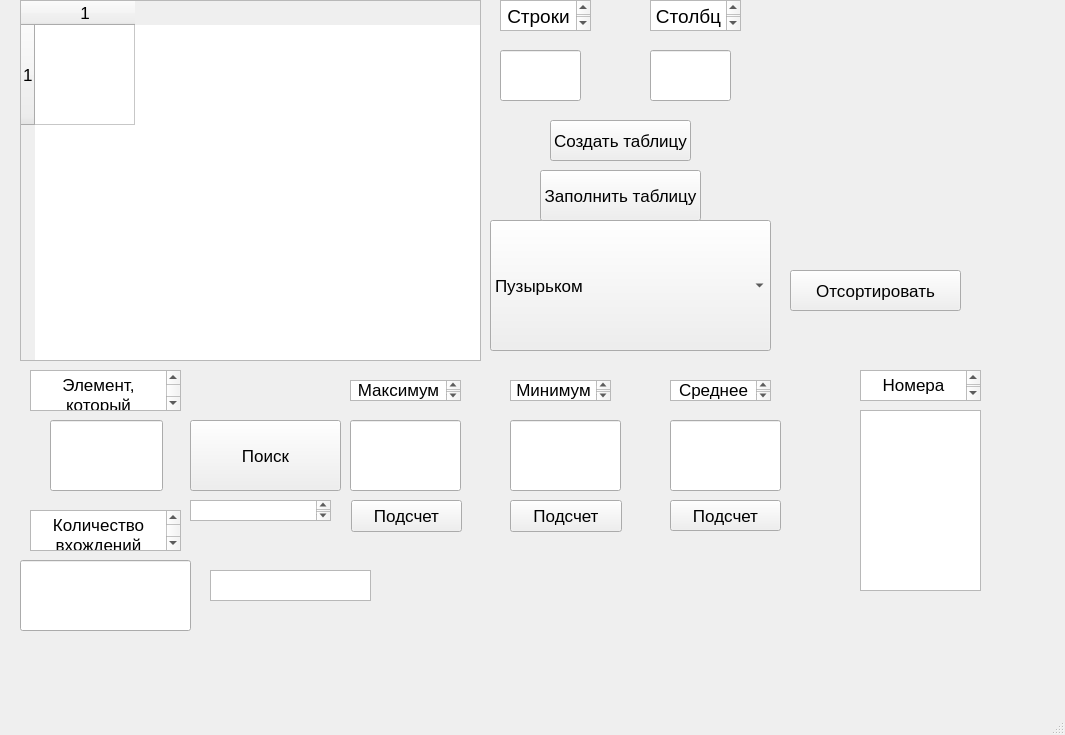
<?xml version="1.0" encoding="UTF-8"?>
<ui version="4.0">
 <class>MainWindow</class>
 <widget class="QMainWindow" name="MainWindow">
  <property name="geometry">
   <rect>
    <x>0</x>
    <y>0</y>
    <width>1065</width>
    <height>735</height>
   </rect>
  </property>
  <property name="font">
   <font>
    <pointsize>13</pointsize>
   </font>
  </property>
  <property name="windowTitle">
   <string>MainWindow</string>
  </property>
  <widget class="QWidget" name="centralwidget">
   <widget class="QLineEdit" name="count_element">
    <property name="geometry">
     <rect>
      <x>20</x>
      <y>560</y>
      <width>171</width>
      <height>71</height>
     </rect>
    </property>
    <property name="readOnly">
     <bool>true</bool>
    </property>
   </widget>
   <widget class="QLineEdit" name="count_row">
    <property name="geometry">
     <rect>
      <x>500</x>
      <y>50</y>
      <width>81</width>
      <height>51</height>
     </rect>
    </property>
   </widget>
   <widget class="QTextEdit" name="row">
    <property name="geometry">
     <rect>
      <x>500</x>
      <y>0</y>
      <width>91</width>
      <height>31</height>
     </rect>
    </property>
    <property name="readOnly">
     <bool>true</bool>
    </property>
    <property name="html">
     <string>&lt;!DOCTYPE HTML PUBLIC &quot;-//W3C//DTD HTML 4.0//EN&quot; &quot;http://www.w3.org/TR/REC-html40/strict.dtd&quot;&gt;
&lt;html&gt;&lt;head&gt;&lt;meta name=&quot;qrichtext&quot; content=&quot;1&quot; /&gt;&lt;style type=&quot;text/css&quot;&gt;
p, li { white-space: pre-wrap; }
&lt;/style&gt;&lt;/head&gt;&lt;body style=&quot; font-family:'.AppleSystemUIFont'; font-size:13pt; font-weight:400; font-style:normal;&quot;&gt;
&lt;p align=&quot;center&quot; style=&quot; margin-top:0px; margin-bottom:0px; margin-left:0px; margin-right:0px; -qt-block-indent:0; text-indent:0px;&quot;&gt;&lt;span style=&quot; font-size:14pt;&quot;&gt;Строки&lt;/span&gt;&lt;/p&gt;&lt;/body&gt;&lt;/html&gt;</string>
    </property>
   </widget>
   <widget class="QLineEdit" name="found_element">
    <property name="geometry">
     <rect>
      <x>50</x>
      <y>420</y>
      <width>113</width>
      <height>71</height>
     </rect>
    </property>
   </widget>
   <widget class="QLabel" name="label">
    <property name="geometry">
     <rect>
      <x>190</x>
      <y>550</y>
      <width>151</width>
      <height>91</height>
     </rect>
    </property>
    <property name="text">
     <string/>
    </property>
   </widget>
   <widget class="QTextEdit" name="maximum">
    <property name="geometry">
     <rect>
      <x>350</x>
      <y>380</y>
      <width>111</width>
      <height>21</height>
     </rect>
    </property>
    <property name="readOnly">
     <bool>true</bool>
    </property>
    <property name="html">
     <string>&lt;!DOCTYPE HTML PUBLIC &quot;-//W3C//DTD HTML 4.0//EN&quot; &quot;http://www.w3.org/TR/REC-html40/strict.dtd&quot;&gt;
&lt;html&gt;&lt;head&gt;&lt;meta name=&quot;qrichtext&quot; content=&quot;1&quot; /&gt;&lt;style type=&quot;text/css&quot;&gt;
p, li { white-space: pre-wrap; }
&lt;/style&gt;&lt;/head&gt;&lt;body style=&quot; font-family:'.AppleSystemUIFont'; font-size:13pt; font-weight:400; font-style:normal;&quot;&gt;
&lt;p align=&quot;center&quot; style=&quot; margin-top:0px; margin-bottom:0px; margin-left:0px; margin-right:0px; -qt-block-indent:0; text-indent:0px;&quot;&gt;Максимум&lt;/p&gt;&lt;/body&gt;&lt;/html&gt;</string>
    </property>
   </widget>
   <widget class="QPushButton" name="max">
    <property name="geometry">
     <rect>
      <x>351</x>
      <y>500</y>
      <width>111</width>
      <height>32</height>
     </rect>
    </property>
    <property name="text">
     <string>Подсчет</string>
    </property>
   </widget>
   <widget class="QPushButton" name="sortirovka">
    <property name="geometry">
     <rect>
      <x>790</x>
      <y>270</y>
      <width>171</width>
      <height>41</height>
     </rect>
    </property>
    <property name="text">
     <string>Отсортировать</string>
    </property>
   </widget>
   <widget class="QTextEdit" name="count">
    <property name="geometry">
     <rect>
      <x>30</x>
      <y>510</y>
      <width>151</width>
      <height>41</height>
     </rect>
    </property>
    <property name="readOnly">
     <bool>true</bool>
    </property>
    <property name="html">
     <string>&lt;!DOCTYPE HTML PUBLIC &quot;-//W3C//DTD HTML 4.0//EN&quot; &quot;http://www.w3.org/TR/REC-html40/strict.dtd&quot;&gt;
&lt;html&gt;&lt;head&gt;&lt;meta name=&quot;qrichtext&quot; content=&quot;1&quot; /&gt;&lt;style type=&quot;text/css&quot;&gt;
p, li { white-space: pre-wrap; }
&lt;/style&gt;&lt;/head&gt;&lt;body style=&quot; font-family:'.AppleSystemUIFont'; font-size:13pt; font-weight:400; font-style:normal;&quot;&gt;
&lt;p align=&quot;center&quot; style=&quot; margin-top:0px; margin-bottom:0px; margin-left:0px; margin-right:0px; -qt-block-indent:0; text-indent:0px;&quot;&gt;Количество вхождений&lt;/p&gt;&lt;/body&gt;&lt;/html&gt;</string>
    </property>
   </widget>
   <widget class="QTextEdit" name="column">
    <property name="geometry">
     <rect>
      <x>650</x>
      <y>0</y>
      <width>91</width>
      <height>31</height>
     </rect>
    </property>
    <property name="readOnly">
     <bool>true</bool>
    </property>
    <property name="html">
     <string>&lt;!DOCTYPE HTML PUBLIC &quot;-//W3C//DTD HTML 4.0//EN&quot; &quot;http://www.w3.org/TR/REC-html40/strict.dtd&quot;&gt;
&lt;html&gt;&lt;head&gt;&lt;meta name=&quot;qrichtext&quot; content=&quot;1&quot; /&gt;&lt;style type=&quot;text/css&quot;&gt;
p, li { white-space: pre-wrap; }
&lt;/style&gt;&lt;/head&gt;&lt;body style=&quot; font-family:'.AppleSystemUIFont'; font-size:13pt; font-weight:400; font-style:normal;&quot;&gt;
&lt;p align=&quot;center&quot; style=&quot; margin-top:0px; margin-bottom:0px; margin-left:0px; margin-right:0px; -qt-block-indent:0; text-indent:0px;&quot;&gt;&lt;span style=&quot; font-size:14pt;&quot;&gt;Столбцы&lt;/span&gt;&lt;/p&gt;&lt;/body&gt;&lt;/html&gt;</string>
    </property>
   </widget>
   <widget class="QLineEdit" name="count_column">
    <property name="geometry">
     <rect>
      <x>650</x>
      <y>50</y>
      <width>81</width>
      <height>51</height>
     </rect>
    </property>
   </widget>
   <widget class="QPushButton" name="sredn">
    <property name="geometry">
     <rect>
      <x>670</x>
      <y>500</y>
      <width>111</width>
      <height>31</height>
     </rect>
    </property>
    <property name="text">
     <string>Подсчет</string>
    </property>
   </widget>
   <widget class="QComboBox" name="comboBox">
    <property name="geometry">
     <rect>
      <x>490</x>
      <y>220</y>
      <width>281</width>
      <height>131</height>
     </rect>
    </property>
    <item>
     <property name="text">
      <string>Пузырьком</string>
     </property>
    </item>
    <item>
     <property name="text">
      <string>Гномья</string>
     </property>
    </item>
    <item>
     <property name="text">
      <string>Расческа</string>
     </property>
    </item>
    <item>
     <property name="text">
      <string>Обезьянья</string>
     </property>
    </item>
    <item>
     <property name="text">
      <string>Быстрая</string>
     </property>
    </item>
   </widget>
   <widget class="QTextEdit" name="number">
    <property name="geometry">
     <rect>
      <x>860</x>
      <y>370</y>
      <width>121</width>
      <height>31</height>
     </rect>
    </property>
    <property name="readOnly">
     <bool>true</bool>
    </property>
    <property name="html">
     <string>&lt;!DOCTYPE HTML PUBLIC &quot;-//W3C//DTD HTML 4.0//EN&quot; &quot;http://www.w3.org/TR/REC-html40/strict.dtd&quot;&gt;
&lt;html&gt;&lt;head&gt;&lt;meta name=&quot;qrichtext&quot; content=&quot;1&quot; /&gt;&lt;style type=&quot;text/css&quot;&gt;
p, li { white-space: pre-wrap; }
&lt;/style&gt;&lt;/head&gt;&lt;body style=&quot; font-family:'.AppleSystemUIFont'; font-size:13pt; font-weight:400; font-style:normal;&quot;&gt;
&lt;p align=&quot;center&quot; style=&quot; margin-top:0px; margin-bottom:0px; margin-left:0px; margin-right:0px; -qt-block-indent:0; text-indent:0px;&quot;&gt;Номера ячеек&lt;/p&gt;&lt;/body&gt;&lt;/html&gt;</string>
    </property>
   </widget>
   <widget class="QTextEdit" name="type_search">
    <property name="geometry">
     <rect>
      <x>190</x>
      <y>500</y>
      <width>141</width>
      <height>21</height>
     </rect>
    </property>
    <property name="readOnly">
     <bool>true</bool>
    </property>
   </widget>
   <widget class="QTextEdit" name="srednee">
    <property name="geometry">
     <rect>
      <x>670</x>
      <y>380</y>
      <width>101</width>
      <height>21</height>
     </rect>
    </property>
    <property name="readOnly">
     <bool>true</bool>
    </property>
    <property name="html">
     <string>&lt;!DOCTYPE HTML PUBLIC &quot;-//W3C//DTD HTML 4.0//EN&quot; &quot;http://www.w3.org/TR/REC-html40/strict.dtd&quot;&gt;
&lt;html&gt;&lt;head&gt;&lt;meta name=&quot;qrichtext&quot; content=&quot;1&quot; /&gt;&lt;style type=&quot;text/css&quot;&gt;
p, li { white-space: pre-wrap; }
&lt;/style&gt;&lt;/head&gt;&lt;body style=&quot; font-family:'.AppleSystemUIFont'; font-size:13pt; font-weight:400; font-style:normal;&quot;&gt;
&lt;p align=&quot;center&quot; style=&quot; margin-top:0px; margin-bottom:0px; margin-left:0px; margin-right:0px; -qt-block-indent:0; text-indent:0px;&quot;&gt;Среднее&lt;/p&gt;&lt;/body&gt;&lt;/html&gt;</string>
    </property>
   </widget>
   <widget class="QPushButton" name="min">
    <property name="geometry">
     <rect>
      <x>510</x>
      <y>500</y>
      <width>112</width>
      <height>32</height>
     </rect>
    </property>
    <property name="text">
     <string>Подсчет</string>
    </property>
   </widget>
   <widget class="QPushButton" name="createtable">
    <property name="geometry">
     <rect>
      <x>550</x>
      <y>120</y>
      <width>141</width>
      <height>41</height>
     </rect>
    </property>
    <property name="text">
     <string>Создать таблицу</string>
    </property>
   </widget>
   <widget class="QLineEdit" name="min1">
    <property name="geometry">
     <rect>
      <x>510</x>
      <y>420</y>
      <width>111</width>
      <height>71</height>
     </rect>
    </property>
    <property name="readOnly">
     <bool>true</bool>
    </property>
   </widget>
   <widget class="QPushButton" name="zapolnenie">
    <property name="geometry">
     <rect>
      <x>540</x>
      <y>170</y>
      <width>161</width>
      <height>51</height>
     </rect>
    </property>
    <property name="text">
     <string>Заполнить таблицу</string>
    </property>
   </widget>
   <widget class="QLineEdit" name="max1">
    <property name="geometry">
     <rect>
      <x>350</x>
      <y>420</y>
      <width>111</width>
      <height>71</height>
     </rect>
    </property>
    <property name="readOnly">
     <bool>true</bool>
    </property>
   </widget>
   <widget class="QPushButton" name="search">
    <property name="geometry">
     <rect>
      <x>190</x>
      <y>420</y>
      <width>151</width>
      <height>71</height>
     </rect>
    </property>
    <property name="text">
     <string>Поиск</string>
    </property>
   </widget>
   <widget class="QLineEdit" name="middle">
    <property name="geometry">
     <rect>
      <x>670</x>
      <y>420</y>
      <width>111</width>
      <height>71</height>
     </rect>
    </property>
    <property name="font">
     <font>
      <pointsize>13</pointsize>
     </font>
    </property>
    <property name="readOnly">
     <bool>true</bool>
    </property>
   </widget>
   <widget class="QTextEdit" name="minimum">
    <property name="geometry">
     <rect>
      <x>510</x>
      <y>380</y>
      <width>101</width>
      <height>21</height>
     </rect>
    </property>
    <property name="readOnly">
     <bool>true</bool>
    </property>
    <property name="html">
     <string>&lt;!DOCTYPE HTML PUBLIC &quot;-//W3C//DTD HTML 4.0//EN&quot; &quot;http://www.w3.org/TR/REC-html40/strict.dtd&quot;&gt;
&lt;html&gt;&lt;head&gt;&lt;meta name=&quot;qrichtext&quot; content=&quot;1&quot; /&gt;&lt;style type=&quot;text/css&quot;&gt;
p, li { white-space: pre-wrap; }
&lt;/style&gt;&lt;/head&gt;&lt;body style=&quot; font-family:'.AppleSystemUIFont'; font-size:13pt; font-weight:400; font-style:normal;&quot;&gt;
&lt;p align=&quot;center&quot; style=&quot; margin-top:0px; margin-bottom:0px; margin-left:0px; margin-right:0px; -qt-block-indent:0; text-indent:0px;&quot;&gt;Минимум&lt;/p&gt;&lt;/body&gt;&lt;/html&gt;</string>
    </property>
   </widget>
   <widget class="QTextEdit" name="found">
    <property name="geometry">
     <rect>
      <x>30</x>
      <y>370</y>
      <width>151</width>
      <height>41</height>
     </rect>
    </property>
    <property name="readOnly">
     <bool>true</bool>
    </property>
    <property name="html">
     <string>&lt;!DOCTYPE HTML PUBLIC &quot;-//W3C//DTD HTML 4.0//EN&quot; &quot;http://www.w3.org/TR/REC-html40/strict.dtd&quot;&gt;
&lt;html&gt;&lt;head&gt;&lt;meta name=&quot;qrichtext&quot; content=&quot;1&quot; /&gt;&lt;style type=&quot;text/css&quot;&gt;
p, li { white-space: pre-wrap; }
&lt;/style&gt;&lt;/head&gt;&lt;body style=&quot; font-family:'.AppleSystemUIFont'; font-size:13pt; font-weight:400; font-style:normal;&quot;&gt;
&lt;p align=&quot;center&quot; style=&quot; margin-top:0px; margin-bottom:0px; margin-left:0px; margin-right:0px; -qt-block-indent:0; text-indent:0px;&quot;&gt;Элемент, который ищется&lt;/p&gt;&lt;/body&gt;&lt;/html&gt;</string>
    </property>
   </widget>
   <widget class="QTableWidget" name="tableWidget">
    <property name="geometry">
     <rect>
      <x>20</x>
      <y>0</y>
      <width>461</width>
      <height>361</height>
     </rect>
    </property>
    <attribute name="horizontalHeaderMinimumSectionSize">
     <number>19</number>
    </attribute>
    <attribute name="horizontalHeaderDefaultSectionSize">
     <number>100</number>
    </attribute>
    <attribute name="verticalHeaderDefaultSectionSize">
     <number>100</number>
    </attribute>
    <row>
     <property name="text">
      <string>1</string>
     </property>
    </row>
    <column>
     <property name="text">
      <string>1</string>
     </property>
    </column>
   </widget>
   <widget class="QListWidget" name="listWidget">
    <property name="geometry">
     <rect>
      <x>860</x>
      <y>410</y>
      <width>121</width>
      <height>181</height>
     </rect>
    </property>
    <property name="font">
     <font>
      <pointsize>25</pointsize>
     </font>
    </property>
   </widget>
   <widget class="QTextEdit" name="error">
    <property name="geometry">
     <rect>
      <x>210</x>
      <y>570</y>
      <width>161</width>
      <height>31</height>
     </rect>
    </property>
    <property name="readOnly">
     <bool>true</bool>
    </property>
   </widget>
  </widget>
  <widget class="QMenuBar" name="menubar">
   <property name="geometry">
    <rect>
     <x>0</x>
     <y>0</y>
     <width>1065</width>
     <height>22</height>
    </rect>
   </property>
  </widget>
  <widget class="QStatusBar" name="statusbar"/>
 </widget>
 <resources/>
 <connections/>
</ui>
